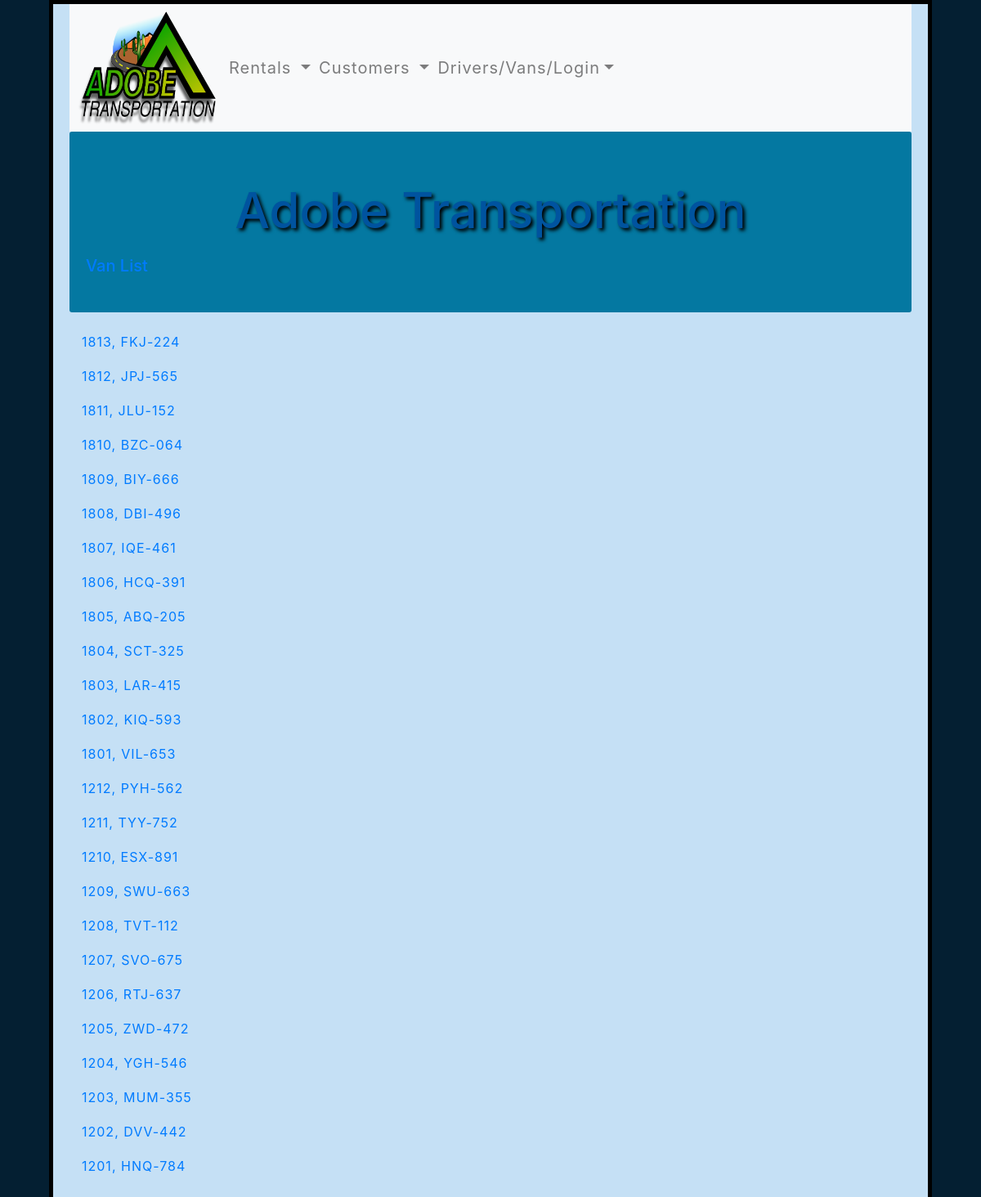
Page /van_list/ (signed in) on the committed database.
### flagstone/models.py (models this page shows, shortened)
class Van(models.Model):
	van_num = models.CharField(max_length=4)
	vin = models.CharField(max_length=60, blank=True)
	year_make_model = models.CharField(max_length=72, blank=True)
	plate = models.CharField(max_length=16, blank=True)
	tag_exp = models.CharField(max_length=16, blank=True)
	notes = models.TextField(blank=True)

### flagstone/views.py (the view)
# urls.py: path('van_list/', views.VanListView.as_view(), name='van_list'),
class VanListView(ListView):
	model = models.Van

### flagstone/templates/flagstone/van_list.html
{% extends 'flagstone/base.html' %}
{% block body_content %}
<div class="jumbotron">
  <h1><b>Adobe Transportation</b></h1>
  <h2 class="text-primary">Van List</h2>
</div>
  <div class="container">
    {% for van in van_list %}
      <p><a href="{{van.id}}">{{ van.van_num}}, {{ van.plate }}</a></p>
    {% endfor %}
  </div>
{% endblock %}

### flagstone/static/css/style.css (style rules this page uses)
html { font-size: 10px; font-family: "Open Sans", sans-serif; background-color: #041F32; }
body { width: 90%; margin: 0 auto; background-color: #c5e0f5; padding: 0 20px 20px 20px; border: 5px solid black; }
h1 { font-size: 60px; text-align: center; margin: 0 auto; padding: 20px 0; color: #00539F; text-shadow: 3px 3px 4px black; }
p, li { font-size: 16px; line-height: 2; letter-spacing: 1px; color: #047OA1; }
.jumbotron { background-color: #0478a1; }

### rows in the picture
Van: van_num "1813", plate "FKJ-224"
Van: van_num "1812", plate "JPJ-565"
Van: van_num "1811", plate "JLU-152"
Van: van_num "1810", plate "BZC-064"
Van: van_num "1809", plate "BIY-666"
Van: van_num "1808", plate "DBI-496"
Van: van_num "1807", plate "IQE-461"
Van: van_num "1806", plate "HCQ-391"
Van: van_num "1805", plate "ABQ-205"
Van: van_num "1804", plate "SCT-325"
Van: van_num "1803", plate "LAR-415"
Van: van_num "1802", plate "KIQ-593"
Van: van_num "1801", plate "VIL-653"
Van: van_num "1212", plate "PYH-562"
Van: van_num "1211", plate "TYY-752"
Van: van_num "1210", plate "ESX-891"
Van: van_num "1209", plate "SWU-663"
Van: van_num "1208", plate "TVT-112"
Van: van_num "1207", plate "SVO-675"
Van: van_num "1206", plate "RTJ-637"
Van: van_num "1205", plate "ZWD-472"
Van: van_num "1204", plate "YGH-546"
Van: van_num "1203", plate "MUM-355"
Van: van_num "1202", plate "DVV-442"
Van: van_num "1201", plate "HNQ-784"
